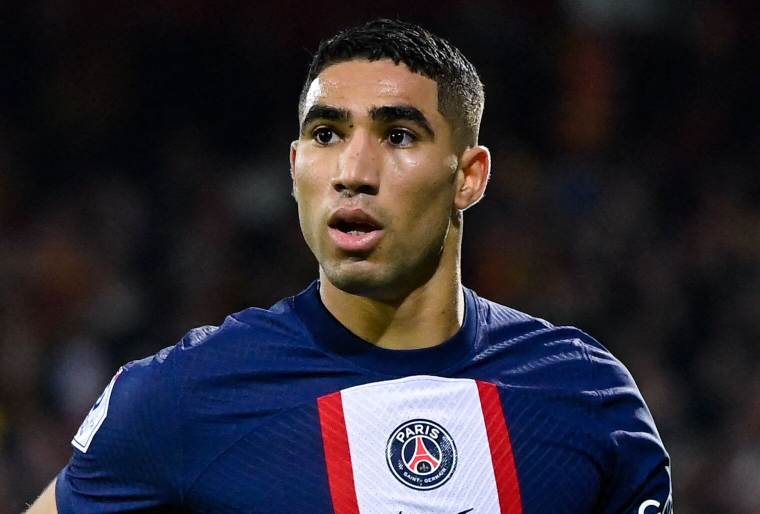
#> input picture test_images/captcha7.png, 1520 x 1027 px (shown at 1/2 size)
$ jupyter execute --allow-errors classification_vf.ipynb   (shell and % lines are left out)
#> lines starting #> are read from the running program, lines starting #| are printed output that depends on the picture
Necessary libraries for this project

[cell 1]
import numpy as np
import pywt
import cv2
import matplotlib
from matplotlib import pyplot as plt

import os
import shutil
from sklearn.svm import SVC
from sklearn.preprocessing import StandardScaler
from sklearn.model_selection import train_test_split
from sklearn.pipeline import Pipeline
from sklearn.metrics import classification_report

from sklearn import svm
from sklearn.ensemble import RandomForestClassifier
from sklearn.linear_model import LogisticRegression
from sklearn.pipeline import make_pipeline
from sklearn.model_selection import GridSearchCV
from xgboost import XGBClassifier

from sklearn.metrics import confusion_matrix
import seaborn as sn

## Testing faces and eyes detection

[cell 2]
img= cv2.imread("./test_images/captcha7.png")
#> img is the input picture: shape (1027, 1520, 3); mean B, G, R 49.7, 41.4, 45.5
img.shape
#> Out = (1027, 1520, 3)

[cell 3]
# Convert the image to grayscale using OpenCV's cvtColor function
gray = cv2.cvtColor(img, cv2.COLOR_BGR2GRAY)
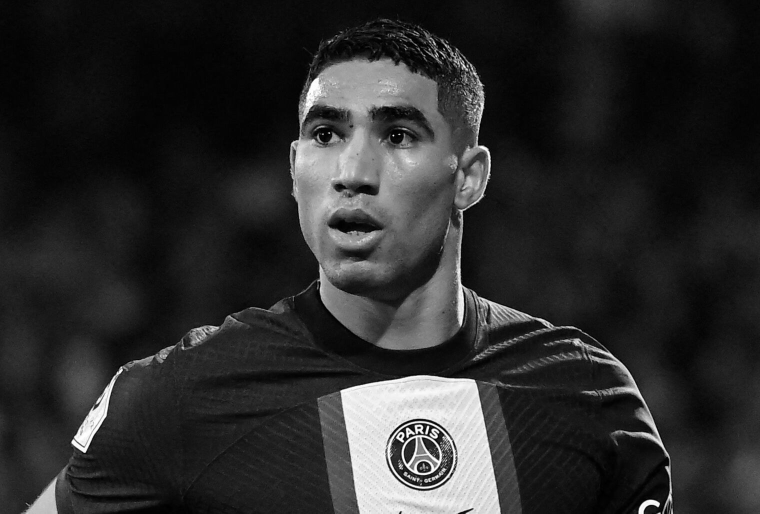
#> gray: shape (1027, 1520) (shown at 1/2 size); min 0, max 255, mean 43.5
gray.shape
#> Out = (1027, 1520)

[cell 4]
plt.imshow(gray, cmap='gray')

##### Detect faces in the input image using the detectMultiScale function of the face cascade classifier
- the detectMultiScale function detects objects (in this case, faces) of different sizes in the input image
##### Parameters:
   - img: Input image in which faces are to be detected
   - scaleFactor: Parameter specifying how much the image size is reduced at each image scale
   - minNeighbors: Parameter specifying how many neighbors each candidate rectangle should have to retain it

The function returns a list of rectangles representing the detected faces

[cell 5]
# Create a face cascade classifier object by loading the pre-trained Haar cascade classifier XML file
face_cascade = cv2.CascadeClassifier('./opencv_haarcascades/haarcascade_frontalface_default.xml')
# Create an eye cascade classifier object by loading the pre-trained Haar cascade classifier XML file
eye_cascade = cv2.CascadeClassifier('./opencv_haarcascades/haarcascade_eye.xml')
faces = face_cascade.detectMultiScale(img, 1.3, 5)
#> faces = [[512, 94, 422, 422]]
faces

face_cascade = cv2.CascadeClassifier('./opencv_haarcascades/haarcascade_frontalface_default.xml')

# Create an eye cascade classifier object by loading the pre-trained Haar cascade classifier XML file
eye_cascade = cv2.CascadeClassifier('./opencv_haarcascades/haarcascade_eye.xml')

faces = face_cascade.detectMultiScale(img, 1.3, 5)

# Print the list of rectangles representing the detected faces
faces
#> Out = [[512, 94, 422, 422]]

[cell 6]
(x,y,w,h) = faces[0]
#> x = 512; y = 94; w = 422; h = 422
x,y,w,h
#> Out = (512, 94, 422, 422)

[cell 7]
face_img = cv2.rectangle(img,(x,y),(x+w,y+h),(255,0,0),2)
plt.imshow(face_img)

### Detecting faces and eyes in an image using OpenCV.
we initialize Haar cascade classifiers for face and eye detection and applies them to the image. Detected faces are enclosed in rectangles, and for each detected face, the code identifies regions of interest **(ROI)** corresponding to the face and the eyes within it.

Rectangles are drawn around the eyes, and the modified image with annotated faces and eyes is visualized using matplotlib.

[cell 8]
#cv2.destroyAllWindows() (only used if i visualize images with cv2.imshow(), cause it creats window for figure and keep it open)
for (x,y,w,h) in faces:
    face_img = cv2.rectangle(img,(x,y),(x+w,y+h),(255,0,0),2)
    #to detect eyes
    roi_gray = gray[y:y+h, x:x+w]
    #to creat rectangles around eyes
    roi_color = face_img[y:y+h, x:x+w]
    #detect eyes in gray img within the detected face area
    eyes = eye_cascade.detectMultiScale(roi_gray)
    #draw rectangle for eyes withing the face rectangle
    for (ex,ey,ew,eh) in eyes:
        cv2.rectangle(roi_color,(ex,ey),(ex+ew,ey+eh),(0,255,0),2)
#> this loop made 1 pass
#> (x, y, w, h, eyes) on pass 1: (512, 94, 422, 422, [[244, 138, 83, 83], [103, 142, 74, 74]])
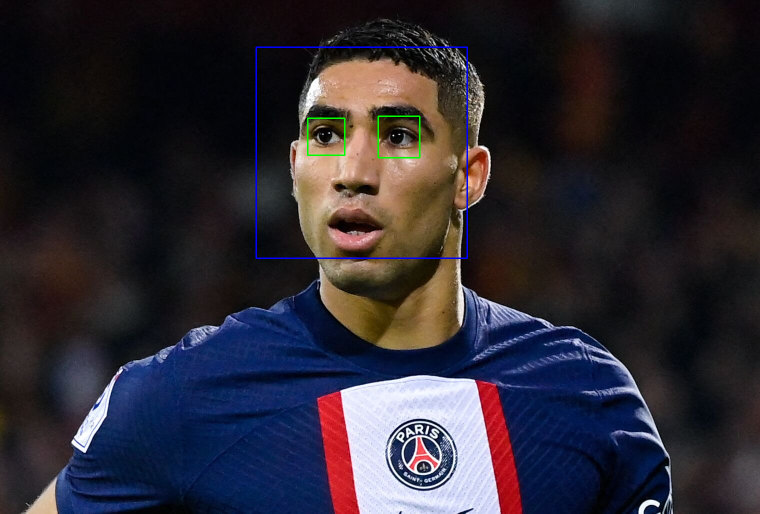
#> img: shape (1027, 1520, 3) (shown at 1/2 size); mean B, G, R 50.3, 41.4, 45.2
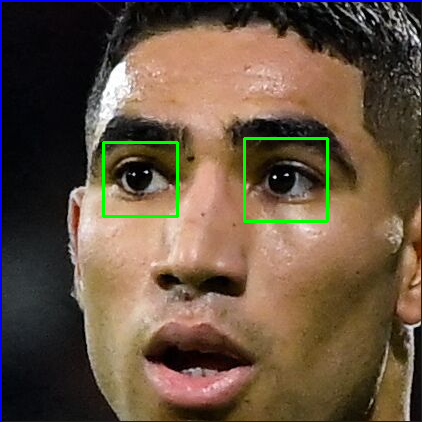
#> roi_color: shape (422, 422, 3); mean B, G, R 66.1, 83.4, 102.5


#plt.figure()
plt.imshow(face_img,cmap='gray')
#plt.show()

[cell 9]
plt.imshow(roi_color,cmap="gray")

[cell 10]
def get_cropped_image_if_2_eyes(image_path):
#> called with image_path = './test_images/captcha7.png'
    img = cv2.imread(image_path)
    gray = cv2.cvtColor(img, cv2.COLOR_BGR2GRAY)
    faces = face_cascade.detectMultiScale(gray, 1.2, 5)
#> faces = [[494, 79, 459, 459]]
    for (x,y,w,h) in faces:
        roi_gray = gray[y:y+h, x:x+w]
        roi_color = img[y:y+h, x:x+w]
        eyes = eye_cascade.detectMultiScale(roi_gray)
        if len(eyes) >= 2:
            return roi_color
#> this loop made 1 pass
#> pass 1, in get_cropped_image_if_2_eyes, `roi_color = img[y:y+h, x:x+w]`:
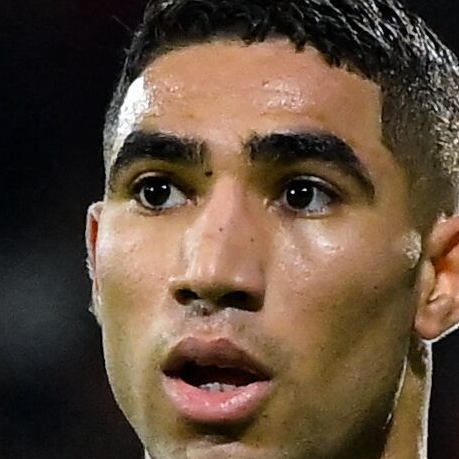
#> roi_color: shape (459, 459, 3); mean B, G, R 59.6, 76.5, 96.5

[cell 11]
original_image=cv2.imread("./test_images/captcha7.png")
plt.imshow(original_image)

[cell 12]
cropped_image=get_cropped_image_if_2_eyes("./test_images/captcha7.png")

[cell 13]
plt.imshow(cropped_image)

[cell 14]
original_image=cv2.imread("./test_images/captcha3.png")
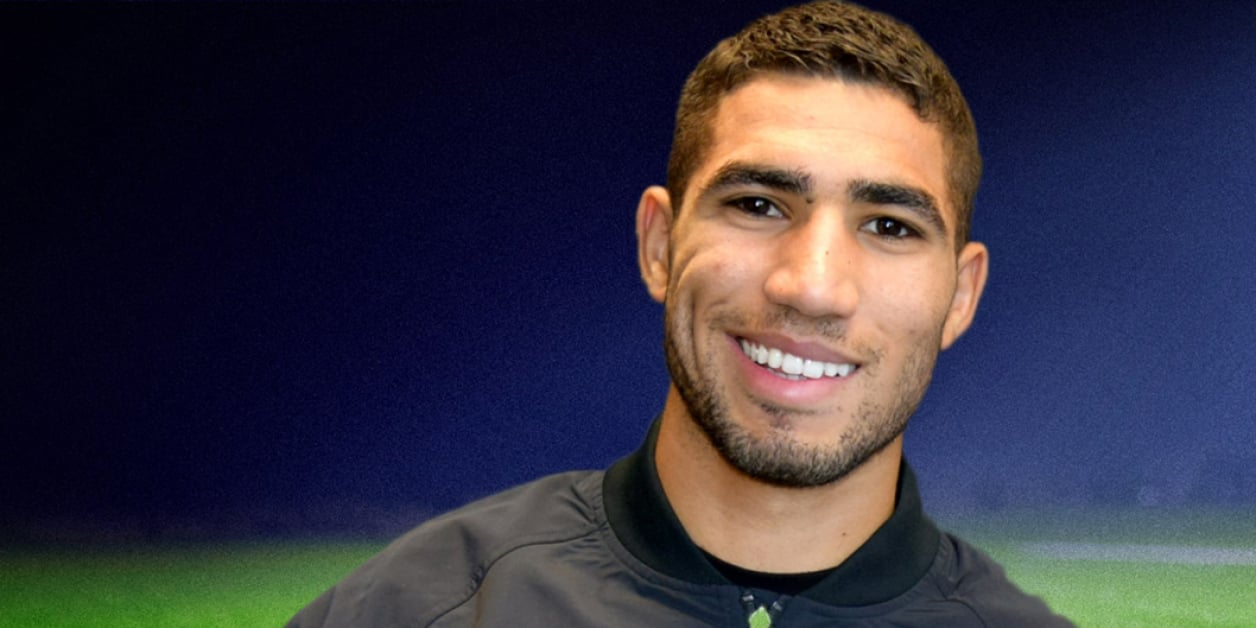
#> input picture test_images/captcha3.png, 1256 x 628 px
#> original_image is the input picture: shape (628, 1256, 3); mean B, G, R 64.7, 50.6, 53.6
plt.imshow(original_image)

[cell 15]
plt.imshow(get_cropped_image_if_2_eyes("./test_images/captcha3.png"))
#> call 2 of get_cropped_image_if_2_eyes, with image_path = './test_images/captcha3.png'
#> in get_cropped_image_if_2_eyes (call 2), `gray = cv2.cvtColor(img, cv2.COLOR_BGR2GRAY)`:
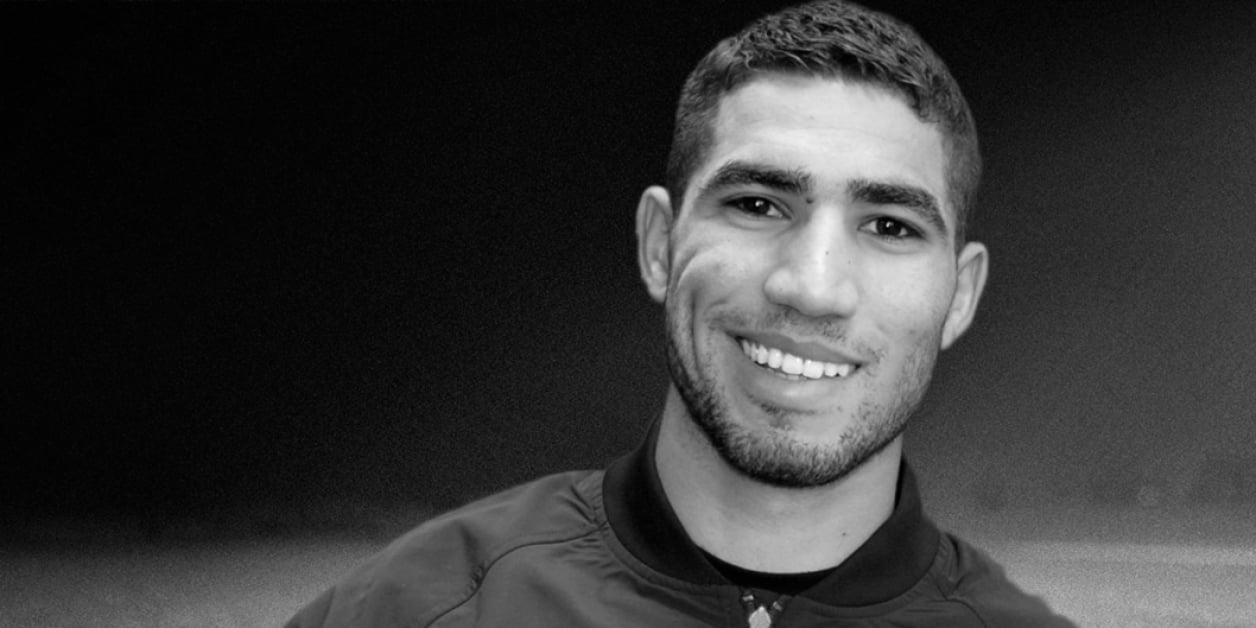
#> gray: shape (628, 1256); min 0, max 251, mean 53.1
#> in get_cropped_image_if_2_eyes (call 2), `faces = face_cascade.detectMultiScale(gray, 1.2, 5)`: faces = [[623, 65, 384, 384]]
#> the loop in get_cropped_image_if_2_eyes, `for (x,y,w,h) in faces:` made 1 pass
#> pass 1, in get_cropped_image_if_2_eyes (call 2), `roi_gray = gray[y:y+h, x:x+w]`:
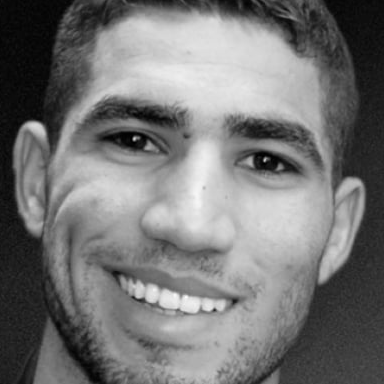
#> roi_gray: shape (384, 384); min 0, max 251, mean 117.1
#> pass 1, in get_cropped_image_if_2_eyes (call 2), `roi_color = img[y:y+h, x:x+w]`:
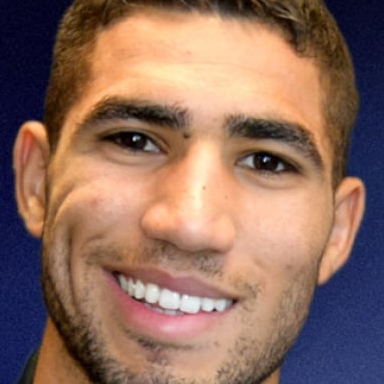
#> roi_color: shape (384, 384, 3); mean B, G, R 95.1, 108.6, 141.9

## Creating a new folder containing cropped faces only

[cell 16]
path_to_data="./dataset2/"
path_to_cr_data= "./dataset2/cropped/"

[cell 17]
img_dirs = []
#> (the rest of this cell did not finish here and is left out)

[cell 18]
img_dirs

[cell 19]
if os.path.exists(path_to_cr_data):
     shutil.rmtree(path_to_cr_data)
os.mkdir(path_to_cr_data)

[cell 20]
cropped_image_dirs=[]
celebrity_file_names_dict={}

for img_dir in img_dirs:
    count=1
    celebrity_name= img_dir.split("/")[-1]
    print(celebrity_name)
    celebrity_file_names_dict[celebrity_name]=[]

    for entry in os.scandir(img_dir):
        roi_color = get_cropped_image_if_2_eyes(entry.path)
        if roi_color is not None:
            cropped_folder = path_to_cr_data + celebrity_name
            if not os.path.exists(cropped_folder):
                os.makedirs(cropped_folder)
                cropped_image_dirs.append(cropped_folder)
                print("Generating cropped images in folder: ",cropped_folder)

            cropped_file_name = celebrity_name + str(count) + ".png"
            cropped_file_path = cropped_folder + "/" + cropped_file_name

            cv2.imwrite(cropped_file_path, roi_color)
            celebrity_file_names_dict[celebrity_name].append(cropped_file_path)
            count += 1

## Feature engineering

[cell 21]
celebrity_file_names_dict.keys()

[cell 22]
# wavelet transformation
#del celebrity_file_names_dict["cropped"]

This function takes an input image (img) and performs a wavelet transform using the specified wavelet mode (mode) and decomposition level (level).

[cell 23]
def w2d(img, mode='haar', level=1):
#> called with mode = 'db1', level = 5
    imArray = img
    #Datatype conversions
    #convert to grayscale
    imArray = cv2.cvtColor( imArray,cv2.COLOR_RGB2GRAY )
    #convert to float
    imArray =  np.float32(imArray)
    imArray /= 255;
    # compute coefficients
    coeffs=pywt.wavedec2(imArray, mode, level=level)
#> coeffs = 6 items

    #Process Coefficients
    coeffs_H=list(coeffs)
#> coeffs_H = 6 items
    coeffs_H[0] *= 0;

    # reconstruction
    imArray_H=pywt.waverec2(coeffs_H, mode);
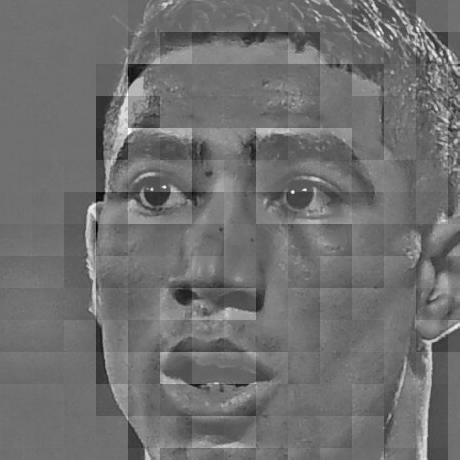
#> imArray_H: shape (460, 460) float32; min -0.646, max 0.822, mean -8.34e-05; drawn with min black and max white
    imArray_H *= 255;
    imArray_H =  np.uint8(imArray_H)
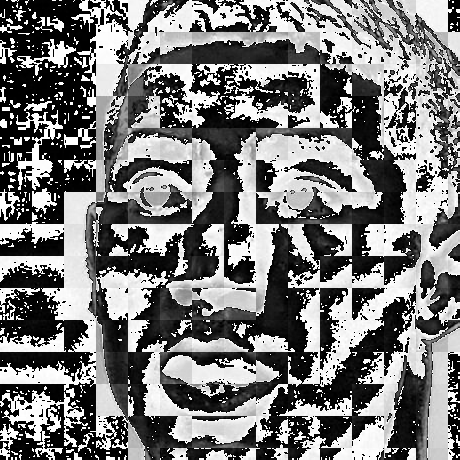
#> imArray_H: shape (460, 460); min 0, max 255, mean 121

    return imArray_H

[cell 24]
im_har = w2d(cropped_image,'db1',5)
plt.imshow(im_har, cmap='gray')

[cell 25]
class_dict = {}
count = 0
for celebrity_name in celebrity_file_names_dict.keys():
    class_dict[celebrity_name] = count
    count = count + 1
class_dict
